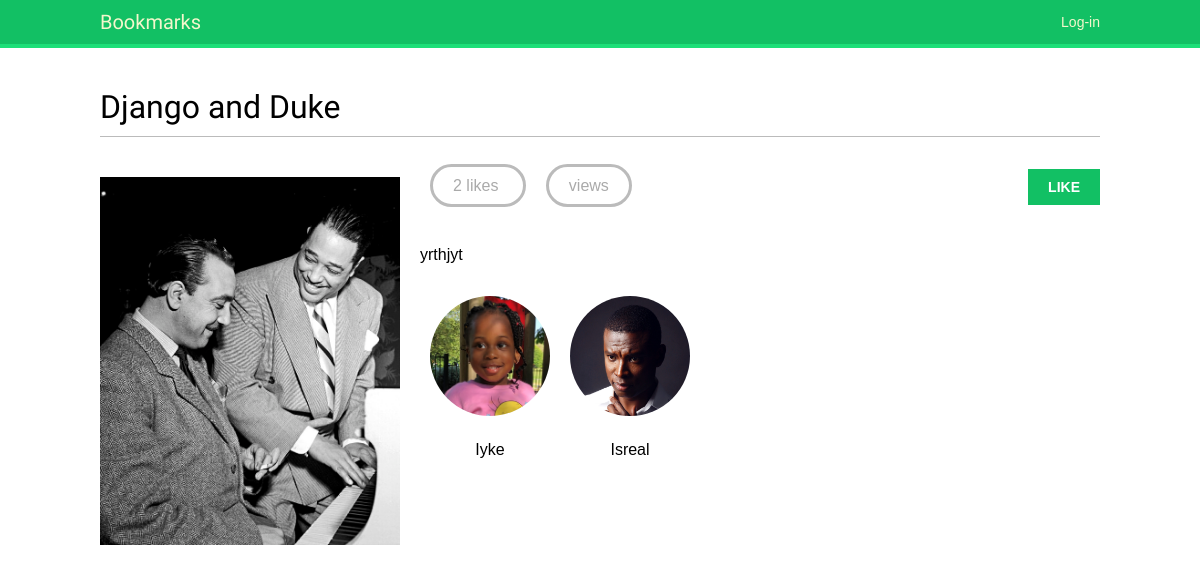
/images/detail/1/django-and-duke, run on the app's committed database.
### images/models.py (models this page shows, shortened)
class Image(models.Model):
    user = models.ForeignKey(settings.AUTH_USER_MODEL, related_name='images_created', on_delete=models.CASCADE)
    title = models.CharField(max_length=255)
    slug = models.SlugField(max_length=255)
    url = models.URLField(max_length=255)
    image = models.ImageField(upload_to='images/%Y/%m/%d/')
    description = models.TextField(blank=True)
    created = models.DateTimeField(auto_now_add=True)
    users_like = models.ManyToManyField(settings.AUTH_USER_MODEL, related_name='images_liked', blank=True)
    total_likes = models.PositiveIntegerField(default=0)
    class Meta:
        indexes = [
            models.Index(fields=['-created']),
            models.Index(fields=['-total_likes']),
        ]
        ordering = ['created',]

### account/models.py (models this page shows, shortened)
class Profile(models.Model):
    user = models.OneToOneField(settings.AUTH_USER_MODEL, on_delete=models.CASCADE)
    date_of_birth = models.DateField(blank=True, null=True)
    photo = models.ImageField(upload_to='users/%Y/%m/%d', blank=True)

### images/views.py (the view)
# urls.py: path('detail/<int:id>/<slug:slug>', views.image_detail, name='detail'),
def image_detail(request, id, slug):
    image = get_object_or_404(Image, id=id, slug=slug)
    total_views = r.incr(f'image:{image.id}:views')
    r.zincrby('image_ranking', 1, image.id)
    return render(request,
                  'images/image/detail.html',
                  {'section': 'images',
                      'image':image,
                      'total_views': total_views})

### images/templates/images/image/detail.html (shortened to what this page needs)
{% extends "base.html" %}
{% block content %}
    <h1>{{ image.title }}</h1>
    {% load thumbnail %}
    <a href="{{ image.image.url }}">
        <img src="{% thumbnail image.image 300x0 %}" class="image-detail">
    </a>
    {% with total_likes=image.users_like.count users_like=image.users_like.all  %}
        <div class="image-info">
            <div>
                <span class="count">
                    <span class="total">{{ total_likes }}</span>
                     like{{ total_likes|pluralize }}
                </span>
                <span class="count">
                    {{ total_views }} view{{ total_views|pluralize }}
                </span>
                <a href="#" data-id="{{ image.id }}" data-action="{% if request.user in users_like  %}un{% endif %}like" class="like button">
                    {% if request.user not in users_like %}
                        Like
                    {% else %}
                        Unlike
                    {% endif %}
                </a>
            </div>
            {{ image.description|linebreaks }}
        </div>
        <div class="image-likes">
            {% for user in users_like %}
                <div>
                    {% if user.profile.photo %}
                        <img src="{{ user.profile.photo.url }}">
                    {% endif %}
                    <p>{{ user.first_name }}</p>
                </div>
            {% empty %}
                Nobody likes this image yet.
            {% endfor %}
        </div>
    {% endwith %}
{% endblock %}

### account/static/css/base.css (style rules this page uses)
body { margin:0; padding:0; font-family:helvetica, sans-serif; }
p { line-height: 1.8; }
a { color:#12c064; text-decoration:none; }
h1, h2, h3, h4, h5 , h6 { font-family: 'Muli', sans-serif; font-weight:normal; }
h1 { border-bottom:1px solid #bbb; padding:0 0 10px 0; margin:10px 0 20px 0; }
input[type=submit], a.button { font-weight:bold; background:#12c064; color:#fff; padding:10px 20px; font-size:14px; text-transform:uppercase; }
.image-preview, .image-detail { max-width:300px; float:left; margin:0 20px 20px 0; }
.image-detail { margin-top:20px; }
.image-info div { padding:20px 0; overflow:auto; }
.count { color:#aaa; border:3px solid #bbb; border-radius:26px; padding:10px 20px; margin:20px 10px 0; }
a.like, a.follow { float:right; margin-top:-8px; }
.image-likes div { float:left; width:auto; padding:10px; text-align:center; }
.image-likes img { width:120px; height:120px; border-radius:50%; }

### data on the page
Image: title "Django and Duke", image (picture), description "yrthjyt"

### other printed values
{{ total_likes }} "2"
{{ user.first_name }} "Iyke"
{{ user.first_name }} "Isreal"
